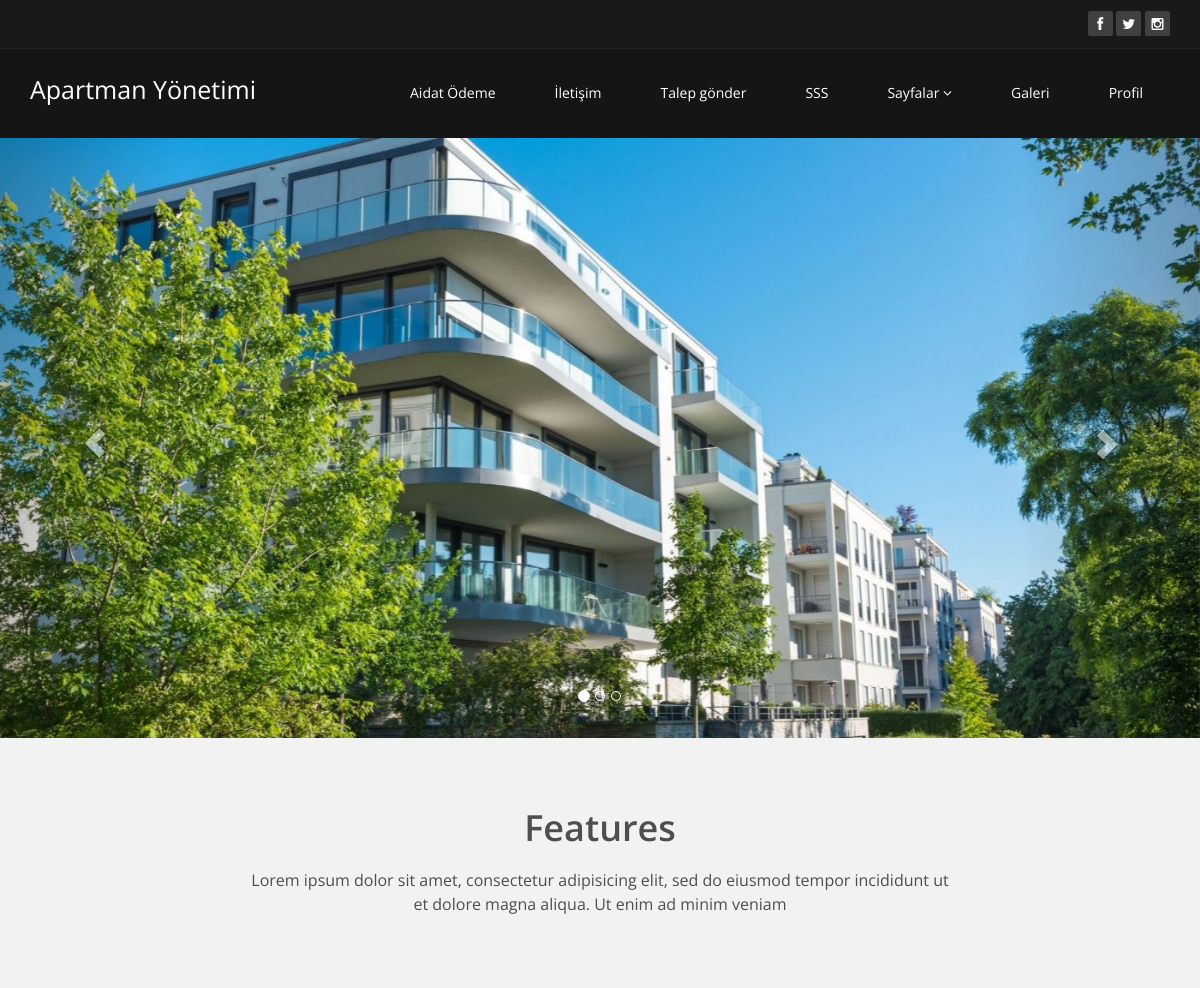
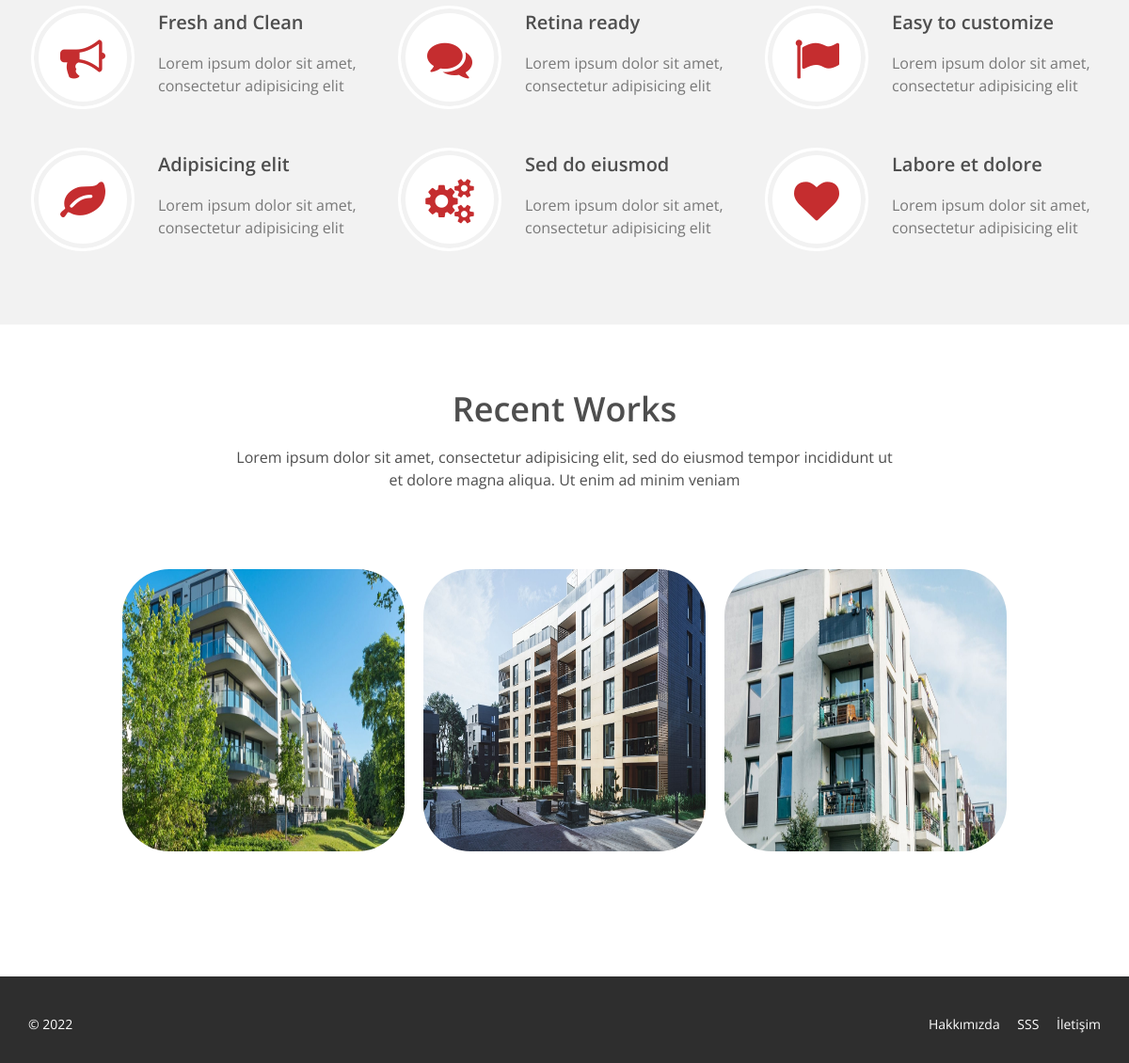
Page / (signed in) on the committed database (2 pictures, top to bottom).
### core/models.py (models this page shows, shortened)
class Setting(models.Model):
    id = models.UUIDField(primary_key=True,default=uuid.uuid4)
    title = models.CharField(max_length=20)
    keywords = models.CharField(max_length=100,null=True)
    description = models.TextField(null=True)
    company = models.CharField(max_length=20)
    address = models.CharField(max_length=20)
    phone = models.CharField(max_length=20)
    fax = models.CharField(max_length=20)
    email = models.CharField(max_length=20)
    facebook = models.CharField(max_length=50)
    instagram = models.CharField(max_length=50)
    twitter = models.CharField(max_length=50)
    aboutus = 'about-us'
    contact = 'contact'
    references = 'references'
    status = models.BooleanField(default=True)

class Content(models.Model):
    id = models.UUIDField(primary_key=True,default=uuid.uuid4)
    title = models.CharField(max_length=100)
    keywords = models.CharField(max_length=100)
    description = models.TextField()
    image = models.ImageField(upload_to='content_images',default='content_images/blog_image.png')
    menu_id = models.UUIDField(null=True)
    detail = models.CharField(max_length=100)
    type = models.CharField(max_length=10)
    created_at = models.DateTimeField(default=datetime.now)
    updated_at = models.DateTimeField(default=datetime.now)

### core/views.py (the view)
# urls.py: path('',views.index,name='index'),
@login_required(login_url='signin')
def index(request):
    contents = Content.objects.order_by('-created_at')
    first_content = Content.objects.latest('created_at')
    return render(request,'index.html',{'setting' :setting, 'contents': contents,'first_content':first_content,'menus':menus})

### templates/index.html (shortened to what this page needs)
{% load static %}
<!DOCTYPE html>
<html lang="en">
<head>
</head>
<body class="homepage">
{% include 'menu.html' %}
{% block content %}
<div id="myCarousel" class="carousel slide" data-ride="carousel" >
    <ol class="carousel-indicators">
        <li data-target="#myCarousel" data-slide-to="0" class="active"></li>
        <li data-target="#myCarousel" data-slide-to="1"></li>
        <li data-target="#myCarousel" data-slide-to="2"></li>
    </ol>
    <div class="carousel-inner" style="height: 600px; width: 100%;" >
        <div class="item active">
           <a href="/blogs/{{first_content.id}}"><img src="{{first_content.image.url}}" width="100%"></a>
        </div>
    </div>
    <a class="left carousel-control" href="#myCarousel" data-slide="prev">
        <span class="glyphicon glyphicon-chevron-left"></span>
    </a>
    <a class="right carousel-control" href="#myCarousel" data-slide="next">
        <span class="glyphicon glyphicon-chevron-right"></span>
    </a>
</div>
    <section id="feature" >
        <div class="container">
           <div class="center wow fadeInDown">
                <h2>Features</h2>
                <p class="lead">Lorem ipsum dolor sit amet, consectetur adipisicing elit, sed do eiusmod tempor incididunt ut <br> et dolore magna aliqua. Ut enim ad minim veniam</p>
            </div>
            <div class="row">
                <div class="features">
                    <div class="col-md-4 col-sm-6 wow fadeInDown" data-wow-duration="1000ms" data-wow-delay="600ms">
                        <div class="feature-wrap">
                            <i class="fa fa-bullhorn"></i>
                            <h2>Fresh and Clean</h2>
                            <h3>Lorem ipsum dolor sit amet, consectetur adipisicing elit</h3>
                        </div>
                    </div>
                    <div class="col-md-4 col-sm-6 wow fadeInDown" data-wow-duration="1000ms" data-wow-delay="600ms">
                        <div class="feature-wrap">
                            <i class="fa fa-comments"></i>
                            <h2>Retina ready</h2>
                            <h3>Lorem ipsum dolor sit amet, consectetur adipisicing elit</h3>
                        </div>
                    </div>
                    <div class="col-md-4 col-sm-6 wow fadeInDown" data-wow-duration="1000ms" data-wow-delay="600ms">
                        <div class="feature-wrap">
                            <i class="fa fa-flag"></i>
                            <h2>Easy to customize</h2>
                            <h3>Lorem ipsum dolor sit amet, consectetur adipisicing elit</h3>
                        </div>
                    </div>
                    <div class="col-md-4 col-sm-6 wow fadeInDown" data-wow-duration="1000ms" data-wow-delay="600ms">
                        <div class="feature-wrap">
                            <i class="fa fa-leaf"></i>
                            <h2>Adipisicing elit</h2>
                            <h3>Lorem ipsum dolor sit amet, consectetur adipisicing elit</h3>
                        </div>
                    </div>
                    <div class="col-md-4 col-sm-6 wow fadeInDown" data-wow-duration="1000ms" data-wow-delay="600ms">
                        <div class="feature-wrap">
                            <i class="fa fa-cogs"></i>
                            <h2>Sed do eiusmod</h2>
                            <h3>Lorem ipsum dolor sit amet, consectetur adipisicing elit</h3>
                        </div>
                    </div>
                    <div class="col-md-4 col-sm-6 wow fadeInDown" data-wow-duration="1000ms" data-wow-delay="600ms">
                        <div class="feature-wrap">
                            <i class="fa fa-heart"></i>
                            <h2>Labore et dolore</h2>
                            <h3>Lorem ipsum dolor sit amet, consectetur adipisicing elit</h3>
                        </div>
                    </div>
                </div>
            </div>
        </div>
    </section>
    <section id="recent-works">
        <div class="container">
            <div class="center wow fadeInDown">
                <h2>Recent Works</h2>
                <p class="lead">Lorem ipsum dolor sit amet, consectetur adipisicing elit, sed do eiusmod tempor incididunt ut <br> et dolore magna aliqua. Ut enim ad minim veniam</p>
            </div>
        <div class="center">
<div class="row">
{% for content in contents|slice:6 %}
<a href="/blogs/{{content.id}}">
    <img src="{{content.image.url}}">
</a>
{% endfor %}
</div>
        </div>
        </div>
    </section>
{% endblock %}
{% include 'footer.html' %}
</body>
</html>

### templates/menu.html (shortened to what this page needs)
{% load static %}
<!DOCTYPE html>
<html lang="en">
<head>
    <link rel="stylesheet" href="https://maxcdn.bootstrapcdn.com/bootstrap/3.4.1/css/bootstrap.min.css">
    <link href="{% static 'css/bootstrap.min.css' %}" rel="stylesheet">
    <link href="{% static 'css/font-awesome.min.css' %}" rel="stylesheet">
    <link href="{% static 'css/animate.min.css' %}" rel="stylesheet">
    <link href="{% static 'css/prettyPhoto.css' %}" rel="stylesheet">
    <link href="{% static 'css/main.css' %}" rel="stylesheet">
    <link href="{% static 'css/responsive.css' %}" rel="stylesheet">
</head>
<body>
        <header id="header">
            <div class="top-bar">
                <div class="container">
                    <div class="row">
                        <div class="col-sm-6 col-xs-4">
                        </div>
                        <div class="col-sm-6 col-xs-8">
                            <div class="social">
                                <ul class="social-share">
                                    <li><a href="{{setting.facebook}}"><i class="fa fa-facebook"></i></a></li>
                                    <li><a href="{{setting.twitter}}"><i class="fa fa-twitter"></i></a></li>
                                    <li><a href="{{setting.instagram}}"><i class="fa fa-instagram"></i></a></li>
                                </ul>
                            </div>
                        </div>
                    </div>
                </div>
            </div>
            <nav class="navbar navbar-inverse" role="banner">
                <div class="container">
                    <div class="navbar-header">
                        <a class="navbar-brand" style="font-size:25px" href="/">{{setting.title}}</a>
                    </div>
                    <div class="collapse navbar-collapse navbar-right">
                        <ul class="nav navbar-nav">
                            <li><a href="{% url 'payment' %}">Aidat Ödeme</a></li>
                            <li><a href="{% url 'contact' %}">İletişim</a></li>
                            <li><a href="{% url 'request' %}">Talep gönder</a></li>
                            <li><a href="{% url 'faq' %}">SSS</a></li>
                            <li class="dropdown">
                            <a href="#" class="dropdown-toggle" data-toggle="dropdown">Sayfalar <i class="fa fa-angle-down"></i></a>
                        </li>
                        <li><a href="{% url 'gallery' %}">Galeri</a></li>
                        <li><a href="{% url 'account' %}">Profil</a></li>
                        </ul>
                    </div>
                </div>
            </nav>
        </header>
</body>

### staticfiles/css/main.css (style rules this page uses)
body { background: #fff; font-family: 'Open Sans', sans-serif; color:#4e4e4e; line-height: 22px; }
h1, h2, h3, h4, h5, h6 { font-weight: 600; font-family: 'Open Sans', sans-serif; color:#4e4e4e; }
h2 { font-size: 20px; }
h3 { font-size: 16px; color: #787878; font-weight: 400; line-height: 24px; }
a { color: #c52d2f; -webkit-transition: color 300ms, background-color 300ms; -moz-transition: color 300ms, background-color 300ms; -o-transition: color 300ms, background-color 300ms; transition: color 300ms, background-color 300ms; }
.center h2 { font-size: 36px; margin-top: 0; margin-bottom: 20px; }
body > section { padding: 70px 0; }
.center { text-align: center; padding-bottom: 55px; }
.lead { font-size: 16px; line-height: 24px; font-weight: 400; }
.navbar>.container .navbar-brand { margin-left: 0; }
.top-bar { padding: 10px 0; background: #191919; border-bottom: 1px solid #222; line-height: 28px; }
.social { text-align: right; }
.social-share { display: inline-block; list-style: none; padding: 0; margin: 0; }
ul.social-share li { display: inline-block; }
ul.social-share li a { display: inline-block; color: #fff; background: #404040; width: 25px; height: 25px; line-height: 25px; text-align: center; border-radius: 2px; }
.navbar-brand { padding: 0; margin:0; }
.navbar { border-radius: 0; margin-bottom: 0; background: #151515; padding: 15px 0; padding-bottom: 0; }
.navbar-nav { margin-top: 12px; }
.navbar-nav>li { margin-left: 35px; padding-bottom: 28px; }
.navbar-inverse .navbar-nav > li > a { padding: 5px 12px; margin: 0; border-radius: 3px; color: #fff; line-height: 24px; display: inline-block; }
.navbar-inverse { border: none; }
.navbar-inverse .navbar-brand { font-size: 36px; line-height: 50px; color: #fff; }
.navbar-inverse .navbar-collapse, .navbar-inverse .navbar-form { border-top: 0; padding-bottom: 0; }
#feature { background: #f2f2f2; padding-bottom: 40px; }
.features { padding: 0; }
.feature-wrap { margin-bottom: 35px; overflow: hidden; }
.feature-wrap h2 { margin-top: 10px; }
.feature-wrap i { font-size: 48px; height: 110px; width: 110px; margin: 3px; border-radius: 100%; line-height: 110px; text-align:center; background: #ffffff; color: #c52d2f; border: 3px solid #ffffff; box-shadow: inset 0 0 0 5px #f2f2f2; -webkit-box-shadow: inset 0 0 0 5px #f2f2f2; -webkit-transition: 500ms; -moz-transition: 500ms; -o-transition: 500ms; transition: 500ms; float: left; margin-right: 25px; }
#recent-works { padding-bottom: 70px; }

### templates/index.html (style rules this page uses)
#recent-works .container img { margin: 8px; width: 300px; height: 300px; border-radius: 50px; }

### rows in the picture
Setting: title "Apartman Yönetimi"
Content: image (picture)
Content: image (picture)
Content: image (picture)
